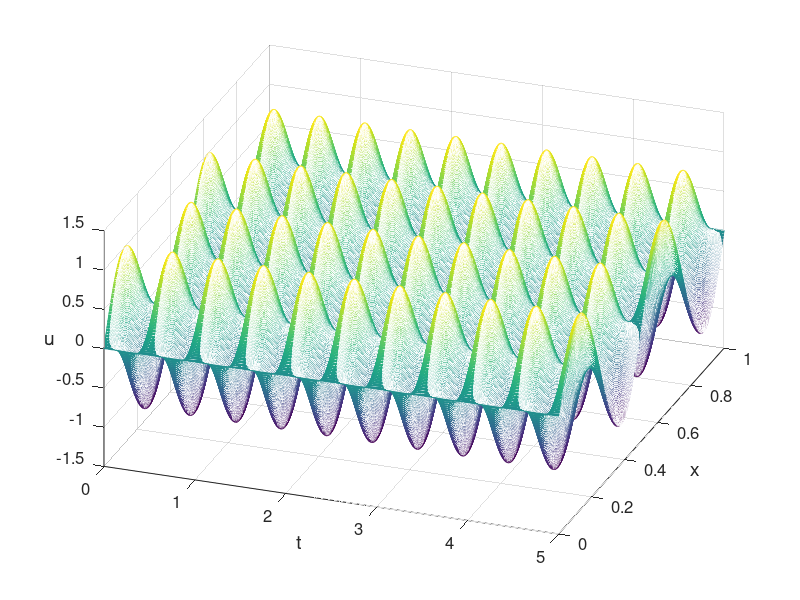

The MATLAB script that drew this image:
% fdm_wave2.m
% finite difference method for wave equation
% u_{tt}=u_{xx}, (x,t) in (0,1)x(0,Tt],
% u(x,0)=0, u_t(x,0)=x, x in [0,1],
% u(0,t)=0, u(1,t)=sin(t), t in (0,1].
% exact solution: u(x,t)=sin(4*pi*x)*cos(4*pi*t)
%     +sin(8*pi*x)*sin(8*pi*t)/(8*pi);
clear all; close all;
a=1; 
Tt=5;   % time
h=0.0025; x=[0:h:1];
tau=0.002; t=[0:tau:Tt];
r=a*tau/h; 
M=length(x)-1; N=length(t)-1;
[T X]=meshgrid(t,x);
% constructing the coefficient matrix
e=r^2*ones(M-1,1);
A=spdiags([e 2*(1-e) e],[-1 0 1],M-1,M-1);
% setting initial and boundary conditions
u=zeros(M+1,N+1);
u(:,1)=sin(4*pi*x');
u(:,2)=sin(4*pi*x')+tau*sin(8*pi*x');
u(1,:)=0; u(end,:)=0;
for n=2:N
    u(2:M,n+1)=A*u(2:M,n)-u(2:M,n-1);
    u(2,n+1)=u(2,n+1)+r^2*u(1,n);
    u(M,n+1)=u(M,n+1)+r^2*u(end,n);
end
% plot the figure
mesh(t,x,u), view(20,40)
set(gca,'fontsize',12)
xlabel('t','fontsize', 14) 
ylabel('x','fontsize',14)
zlabel('u','fontsize',14,'Rotation',0)

% calculating maximum error
ue=sin(4*pi*X).*cos(4*pi*T)+sin(8*pi*X).*sin(8*pi*T)/(8*pi);

% t=1,2,3,4,5
disp('t = 1, 2, 3, 4, 5')
Error=max(abs(ue(:,1/tau+1:1/tau:end)-u(:,1/tau+1:1/tau:end)))


% print -dpng -r600  fdm_wave2.png
